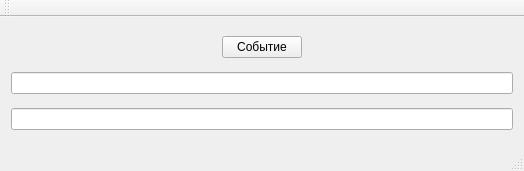
<?xml version="1.0" encoding="UTF-8"?>
<ui version="4.0">
 <class>MainWindow</class>
 <widget class="QMainWindow" name="MainWindow">
  <property name="geometry">
   <rect>
    <x>0</x>
    <y>0</y>
    <width>524</width>
    <height>171</height>
   </rect>
  </property>
  <property name="windowTitle">
   <string>MainWindow</string>
  </property>
  <widget class="QWidget" name="centralWidget">
   <layout class="QVBoxLayout" name="verticalLayout">
    <item>
     <layout class="QHBoxLayout" name="horizontalLayout">
      <item>
       <spacer name="horizontalSpacer">
        <property name="orientation">
         <enum>Qt::Horizontal</enum>
        </property>
        <property name="sizeHint" stdset="0">
         <size>
          <width>40</width>
          <height>20</height>
         </size>
        </property>
       </spacer>
      </item>
      <item>
       <widget class="QPushButton" name="pushButton">
        <property name="text">
         <string>Событие</string>
        </property>
       </widget>
      </item>
      <item>
       <spacer name="horizontalSpacer_2">
        <property name="orientation">
         <enum>Qt::Horizontal</enum>
        </property>
        <property name="sizeHint" stdset="0">
         <size>
          <width>40</width>
          <height>20</height>
         </size>
        </property>
       </spacer>
      </item>
     </layout>
    </item>
    <item>
     <widget class="QLineEdit" name="lineEdit"/>
    </item>
    <item>
     <widget class="QLineEdit" name="lineEdit_2"/>
    </item>
   </layout>
  </widget>
  <widget class="QMenuBar" name="menuBar">
   <property name="geometry">
    <rect>
     <x>0</x>
     <y>0</y>
     <width>524</width>
     <height>21</height>
    </rect>
   </property>
  </widget>
  <widget class="QToolBar" name="mainToolBar">
   <attribute name="toolBarArea">
    <enum>TopToolBarArea</enum>
   </attribute>
   <attribute name="toolBarBreak">
    <bool>false</bool>
   </attribute>
  </widget>
  <widget class="QStatusBar" name="statusBar"/>
 </widget>
 <layoutdefault spacing="6" margin="11"/>
 <resources/>
 <connections/>
</ui>
